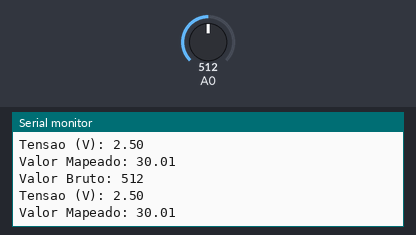
Simulated run of this sketch. Board: Arduino Uno, built with avr-gcc and run on an emulated ATmega328P. Parts: the last lines printed to the serial monitor. The test bench sets the inputs (shaded band); at power-on: A0 = 512.

Above: at 1.2 s.
1.3 s: A0 set to 716
At 2.6 s:
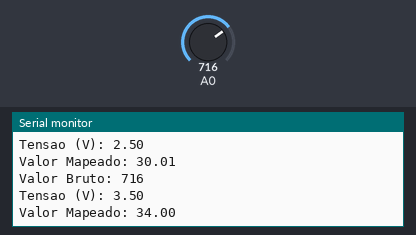
2.8 s: A0 set to 900
At 3.8 s:
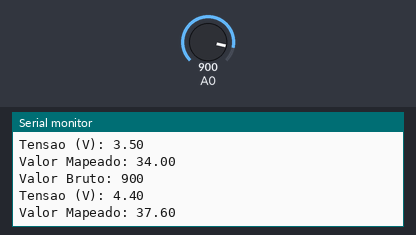
Timing chart, 0 to 5.8 s (numbered marks = the images above; inputs shaded):
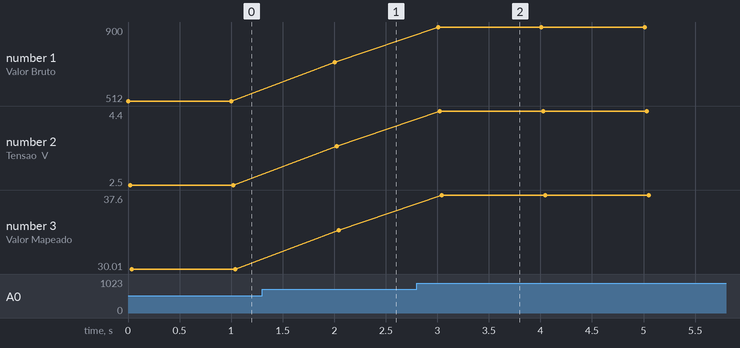

Measured:
- after the input at 1.3 s, the serial monitor: prints a new line after 0.70 s (image 1)
- after the input at 2.8 s, the serial monitor: prints a new line after 0.21 s (image 2)
- plotted number 1: 512 → 716 after the input at 1.3 s, 716 → 900 after the input at 2.8 s
- plotted number 2: 2.5 → 3.5 after the input at 1.3 s, 3.5 → 4.4 after the input at 2.8 s
- plotted number 3: 30.01 → 34 after the input at 1.3 s, 34 → 37.6 after the input at 2.8 s

The sketch:

sketch.ino
```cpp
#include "Potenciometro.h"

Potenciometro meuPotenciometro(A0);

void setup() {
    Serial.begin(9600);
}

void loop() {
    int valor1 = meuPotenciometro.lerBruto();
    float valor2 = meuPotenciometro.lerTensao();
    float valor3 = meuPotenciometro.lerMapeado(20.0, 40.0);

    meuPotenciometro.imprimirNoSerial(Potenciometro::BRUTO);
    meuPotenciometro.imprimirNoSerial(Potenciometro::TENSAO);
    meuPotenciometro.imprimirNoSerial(Potenciometro::MAPEADO, 20.0, 40.0);

    delay(1000);
}
```

Potenciometro.cpp
```cpp
#include "Potenciometro.h"

Potenciometro::Potenciometro(uint8_t pinoAnalogico) {
    pino = pinoAnalogico;
    pinMode(pino, INPUT);
}

int Potenciometro::lerBruto() {
    return analogRead(pino);
}


float Potenciometro::lerTensao() {
    return lerBruto() * (5.0 / 1023.0);
}

float Potenciometro::lerMapeado(float minDestino, float maxDestino) {
    return (lerBruto() / 1023.0) * (maxDestino - minDestino) + minDestino;
}

void Potenciometro::imprimirNoSerial(TipoLeitura tipo, float minDestino, float maxDestino) {
    switch(tipo) {
        case BRUTO:
            Serial.print("Valor Bruto: ");
            Serial.println(lerBruto());
            break;

        case TENSAO:
            Serial.print("Tensao (V): ");
            Serial.println(lerTensao());
            break;

        case MAPEADO:
            Serial.print("Valor Mapeado: ");
            Serial.println(lerMapeado(minDestino, maxDestino));
            break;
    }
}
```

Potenciometro.h
```cpp
#ifndef POTENCIOMETRO_H
#define POTENCIOMETRO_H

#include <Arduino.h>

class Potenciometro {
  private:
    uint8_t pino;

  public:
    enum TipoLeitura { BRUTO, TENSAO, MAPEADO };

    Potenciometro(uint8_t pinoAnalogico);

    int lerBruto();
    float lerTensao();
    float lerMapeado(float minDestino, float maxDestino);

    void imprimirNoSerial(TipoLeitura tipo, float minDestino = 0.0, float maxDestino = 0.0);
};

#endif
```

Potenciometro_sempontoh.cpp
```cpp
class Potenciometro {
  private:
    uint8_t pino;

  public:

    enum TipoLeitura { BRUTO, TENSAO, MAPEADO };

    Potenciometro(uint8_t pinoAnalogico) {
        pino = pinoAnalogico;
        pinMode(pino, INPUT);
    }


    int lerBruto() {
        return analogRead(pino);
    }


    float lerTensao() {
        return lerBruto() * (5.0 / 1023.0);
    }


    float lerMapeado(float minDestino, float maxDestino) {
        return (lerBruto() / 1023.0) * (maxDestino - minDestino) + minDestino;
    }


    void imprimirNoSerial(TipoLeitura tipo, float minDestino = 0.0, float maxDestino = 0.0) {
        switch(tipo) {
            case BRUTO:
                Serial.print("Valor Bruto: ");
                Serial.println(lerBruto());
                break;

            case TENSAO:
                Serial.print("Tensao (V): ");
                Serial.println(lerTensao());
                break;

            case MAPEADO:
                Serial.print("Valor Mapeado: ");
                Serial.println(lerMapeado(minDestino, maxDestino));
                break;
        }
    }
};


Potenciometro meuPotenciometro(A0);

void setup() {
    Serial.begin(9600);
}

void loop() {
    meuPotenciometro.imprimirNoSerial(Potenciometro::BRUTO);
    meuPotenciometro.imprimirNoSerial(Potenciometro::TENSAO);
    meuPotenciometro.imprimirNoSerial(Potenciometro::MAPEADO, 20.0, 40.0); // Mapeando de 0-5V para 20-40

    delay(1000);
}
```
